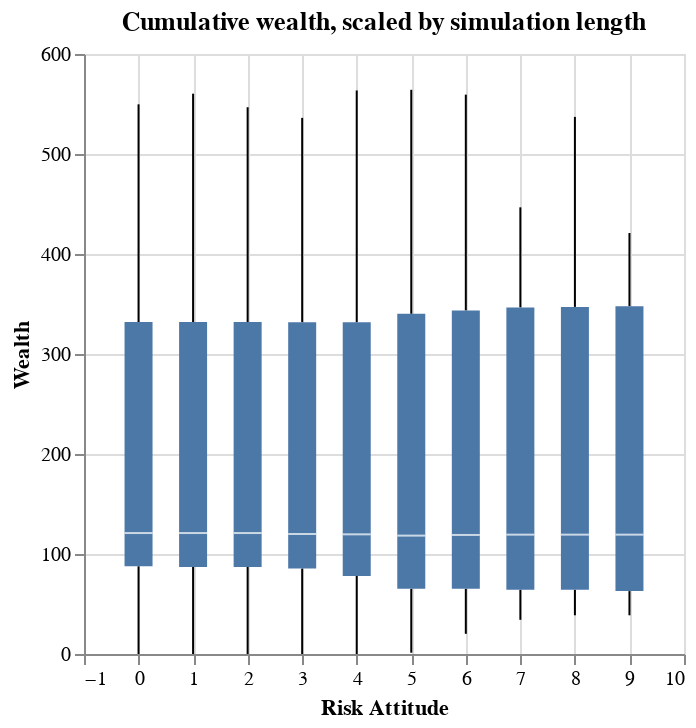

The notebook cell saved with this chart:
### Code cell
alt.Chart(agents_last_round_df).mark_boxplot(extent="min-max").encode(
    x=alt.X("risk_attitude", title="Risk Attitude"),
    y=alt.X("scaled_points", title="Wealth "),
).properties(title="Cumulative wealth, scaled by simulation length")

### Figure 1 — Vega specification as saved in the notebook (floating-point values rounded to 4 significant figures)
{"$schema": "https://vega.github.io/schema/vega/v5.json", "data": [{"name": "source_0"}, {"name": "data_0", "values": [{"lower_box_scaled_points": 87.74, "lower_whisker_scaled_points": 0.0, "mid_box_scaled_points": 121.0, "risk_attitude": 0, "upper_box_scaled_points": 331.9, "upper_whisker_scaled_points": 549.7}, {"lower_box_scaled_points": 65.16, "lower_whisker_scaled_points": 1.29, "mid_box_scaled_points": 118.4, "risk_attitude": 5, "upper_box_scaled_points": 340.2, "upper_whisker_scaled_points": 564.2}, {"lower_box_scaled_points": 64.19, "lower_whisker_scaled_points": 38.71, "mid_box_scaled_points": 119.4, "risk_attitude": 8, "upper_box_scaled_points": 347.1, "upper_whisker_scaled_points": 537.1}, {"lower_box_scaled_points": 65.16, "lower_whisker_scaled_points": 20.17, "mid_box_scaled_points": 119.0, "risk_attitude": 6, "upper_box_scaled_points": 343.5, "upper_whisker_scaled_points": 559.4}, {"lower_box_scaled_points": 87.1, "lower_whisker_scaled_points": 0.0, "mid_box_scaled_points": 121.0, "risk_attitude": 1, "upper_box_scaled_points": 331.9, "upper_whisker_scaled_points": 560.3}, {"lower_box_scaled_points": 87.1, "lower_whisker_scaled_points": 0.0, "mid_box_scaled_points": 121.0, "risk_attitude": 2, "upper_box_scaled_points": 331.9, "upper_whisker_scaled_points": 546.8}, {"lower_box_scaled_points": 64.19, "lower_whisker_scaled_points": 34.19, "mid_box_scaled_points": 119.4, "risk_attitude": 7, "upper_box_scaled_points": 346.6, "upper_whisker_scaled_points": 446.7}, {"lower_box_scaled_points": 78.06, "lower_whisker_scaled_points": 0.0, "mid_box_scaled_points": 119.7, "risk_attitude": 4, "upper_box_scaled_points": 331.8, "upper_whisker_scaled_points": 563.5}, {"lower_box_scaled_points": 85.48, "lower_whisker_scaled_points": 0.0, "mid_box_scaled_points": 120.0, "risk_attitude": 3, "upper_box_scaled_points": 331.7, "upper_whisker_scaled_points": 536.1}, {"lower_box_scaled_points": 62.9, "lower_whisker_scaled_points": 38.71, "mid_box_scaled_points": 119.4, "risk_attitude": 9, "upper_box_scaled_points": 347.7, "upper_whisker_scaled_points": 421.0}]}, {"name": "data_1", "values": [{"lower_box_scaled_points": 87.74, "lower_whisker_scaled_points": 0.0, "mid_box_scaled_points": 121.0, "risk_attitude": 0, "upper_box_scaled_points": 331.9, "upper_whisker_scaled_points": 549.7}, {"lower_box_scaled_points": 65.16, "lower_whisker_scaled_points": 1.29, "mid_box_scaled_points": 118.4, "risk_attitude": 5, "upper_box_scaled_points": 340.2, "upper_whisker_scaled_points": 564.2}, {"lower_box_scaled_points": 64.19, "lower_whisker_scaled_points": 38.71, "mid_box_scaled_points": 119.4, "risk_attitude": 8, "upper_box_scaled_points": 347.1, "upper_whisker_scaled_points": 537.1}, {"lower_box_scaled_points": 65.16, "lower_whisker_scaled_points": 20.17, "mid_box_scaled_points": 119.0, "risk_attitude": 6, "upper_box_scaled_points": 343.5, "upper_whisker_scaled_points": 559.4}, {"lower_box_scaled_points": 87.1, "lower_whisker_scaled_points": 0.0, "mid_box_scaled_points": 121.0, "risk_attitude": 1, "upper_box_scaled_points": 331.9, "upper_whisker_scaled_points": 560.3}, {"lower_box_scaled_points": 87.1, "lower_whisker_scaled_points": 0.0, "mid_box_scaled_points": 121.0, "risk_attitude": 2, "upper_box_scaled_points": 331.9, "upper_whisker_scaled_points": 546.8}, {"lower_box_scaled_points": 64.19, "lower_whisker_scaled_points": 34.19, "mid_box_scaled_points": 119.4, "risk_attitude": 7, "upper_box_scaled_points": 346.6, "upper_whisker_scaled_points": 446.7}, {"lower_box_scaled_points": 78.06, "lower_whisker_scaled_points": 0.0, "mid_box_scaled_points": 119.7, "risk_attitude": 4, "upper_box_scaled_points": 331.8, "upper_whisker_scaled_points": 563.5}, {"lower_box_scaled_points": 85.48, "lower_whisker_scaled_points": 0.0, "mid_box_scaled_points": 120.0, "risk_attitude": 3, "upper_box_scaled_points": 331.7, "upper_whisker_scaled_points": 536.1}, {"lower_box_scaled_points": 62.9, "lower_whisker_scaled_points": 38.71, "mid_box_scaled_points": 119.4, "risk_attitude": 9, "upper_box_scaled_points": 347.7, "upper_whisker_scaled_points": 421.0}]}, {"name": "data_2", "values": [{"lower_box_scaled_points": 87.74, "lower_whisker_scaled_points": 0.0, "mid_box_scaled_points": 121.0, "risk_attitude": 0, "upper_box_scaled_points": 331.9, "upper_whisker_scaled_points": 549.7}, {"lower_box_scaled_points": 65.16, "lower_whisker_scaled_points": 1.29, "mid_box_scaled_points": 118.4, "risk_attitude": 5, "upper_box_scaled_points": 340.2, "upper_whisker_scaled_points": 564.2}, {"lower_box_scaled_points": 64.19, "lower_whisker_scaled_points": 38.71, "mid_box_scaled_points": 119.4, "risk_attitude": 8, "upper_box_scaled_points": 347.1, "upper_whisker_scaled_points": 537.1}, {"lower_box_scaled_points": 65.16, "lower_whisker_scaled_points": 20.17, "mid_box_scaled_points": 119.0, "risk_attitude": 6, "upper_box_scaled_points": 343.5, "upper_whisker_scaled_points": 559.4}, {"lower_box_scaled_points": 87.1, "lower_whisker_scaled_points": 0.0, "mid_box_scaled_points": 121.0, "risk_attitude": 1, "upper_box_scaled_points": 331.9, "upper_whisker_scaled_points": 560.3}, {"lower_box_scaled_points": 87.1, "lower_whisker_scaled_points": 0.0, "mid_box_scaled_points": 121.0, "risk_attitude": 2, "upper_box_scaled_points": 331.9, "upper_whisker_scaled_points": 546.8}, {"lower_box_scaled_points": 64.19, "lower_whisker_scaled_points": 34.19, "mid_box_scaled_points": 119.4, "risk_attitude": 7, "upper_box_scaled_points": 346.6, "upper_whisker_scaled_points": 446.7}, {"lower_box_scaled_points": 78.06, "lower_whisker_scaled_points": 0.0, "mid_box_scaled_points": 119.7, "risk_attitude": 4, "upper_box_scaled_points": 331.8, "upper_whisker_scaled_points": 563.5}, {"lower_box_scaled_points": 85.48, "lower_whisker_scaled_points": 0.0, "mid_box_scaled_points": 120.0, "risk_attitude": 3, "upper_box_scaled_points": 331.7, "upper_whisker_scaled_points": 536.1}, {"lower_box_scaled_points": 62.9, "lower_whisker_scaled_points": 38.71, "mid_box_scaled_points": 119.4, "risk_attitude": 9, "upper_box_scaled_points": 347.7, "upper_whisker_scaled_points": 421.0}]}, {"name": "data_3", "values": [{"lower_box_scaled_points": 87.74, "lower_whisker_scaled_points": 0.0, "mid_box_scaled_points": 121.0, "risk_attitude": 0, "upper_box_scaled_points": 331.9, "upper_whisker_scaled_points": 549.7}, {"lower_box_scaled_points": 65.16, "lower_whisker_scaled_points": 1.29, "mid_box_scaled_points": 118.4, "risk_attitude": 5, "upper_box_scaled_points": 340.2, "upper_whisker_scaled_points": 564.2}, {"lower_box_scaled_points": 64.19, "lower_whisker_scaled_points": 38.71, "mid_box_scaled_points": 119.4, "risk_attitude": 8, "upper_box_scaled_points": 347.1, "upper_whisker_scaled_points": 537.1}, {"lower_box_scaled_points": 65.16, "lower_whisker_scaled_points": 20.17, "mid_box_scaled_points": 119.0, "risk_attitude": 6, "upper_box_scaled_points": 343.5, "upper_whisker_scaled_points": 559.4}, {"lower_box_scaled_points": 87.1, "lower_whisker_scaled_points": 0.0, "mid_box_scaled_points": 121.0, "risk_attitude": 1, "upper_box_scaled_points": 331.9, "upper_whisker_scaled_points": 560.3}, {"lower_box_scaled_points": 87.1, "lower_whisker_scaled_points": 0.0, "mid_box_scaled_points": 121.0, "risk_attitude": 2, "upper_box_scaled_points": 331.9, "upper_whisker_scaled_points": 546.8}, {"lower_box_scaled_points": 64.19, "lower_whisker_scaled_points": 34.19, "mid_box_scaled_points": 119.4, "risk_attitude": 7, "upper_box_scaled_points": 346.6, "upper_whisker_scaled_points": 446.7}, {"lower_box_scaled_points": 78.06, "lower_whisker_scaled_points": 0.0, "mid_box_scaled_points": 119.7, "risk_attitude": 4, "upper_box_scaled_points": 331.8, "upper_whisker_scaled_points": 563.5}, {"lower_box_scaled_points": 85.48, "lower_whisker_scaled_points": 0.0, "mid_box_scaled_points": 120.0, "risk_attitude": 3, "upper_box_scaled_points": 331.7, "upper_whisker_scaled_points": 536.1}, {"lower_box_scaled_points": 62.9, "lower_whisker_scaled_points": 38.71, "mid_box_scaled_points": 119.4, "risk_attitude": 9, "upper_box_scaled_points": 347.7, "upper_whisker_scaled_points": 421.0}]}], "marks": [{"type": "rule", "name": "layer_0_marks", "from": {"data": "data_0"}, "encode": {"update": {"stroke": {"value": "black"}, "tooltip": {"signal": "{\"Max of Wealth \": format(datum[\"upper_whisker_scaled_points\"], \"\"), \"Q3 of Wealth \": format(datum[\"upper_box_scaled_points\"], \"\"), \"Median of Wealth \": format(datum[\"mid_box_scaled_points\"], \"\"), \"Q1 of Wealth \": format(datum[\"lower_box_scaled_points\"], \"\"), \"Min of Wealth \": format(datum[\"lower_whisker_scaled_points\"], \"\"), \"Risk Attitude\": format(datum[\"risk_attitude\"], \"\")}"}, "x": {"field": "risk_attitude", "scale": "x"}, "y": {"field": "lower_whisker_scaled_points", "scale": "y"}, "y2": {"field": "lower_box_scaled_points", "scale": "y"}}}, "style": ["rule", "boxplot-rule"], "aria": false}, {"type": "rule", "name": "layer_1_marks", "from": {"data": "data_1"}, "encode": {"update": {"y2": {"field": "upper_whisker_scaled_points", "scale": "y"}, "x": {"field": "risk_attitude", "scale": "x"}, "stroke": {"value": "black"}, "tooltip": {"signal": "{\"Max of Wealth \": format(datum[\"upper_whisker_scaled_points\"], \"\"), \"Q3 of Wealth \": format(datum[\"upper_box_scaled_points\"], \"\"), \"Median of Wealth \": format(datum[\"mid_box_scaled_points\"], \"\"), \"Q1 of Wealth \": format(datum[\"lower_box_scaled_points\"], \"\"), \"Min of Wealth \": format(datum[\"lower_whisker_scaled_points\"], \"\"), \"Risk Attitude\": format(datum[\"risk_attitude\"], \"\")}"}, "y": {"field": "upper_box_scaled_points", "scale": "y"}}}, "style": ["rule", "boxplot-rule"], "aria": false}, {"type": "rect", "name": "layer_2_marks", "from": {"data": "data_2"}, "encode": {"update": {"y2": {"field": "upper_box_scaled_points", "scale": "y"}, "fill": {"value": "#4c78a8"}, "tooltip": {"signal": "{\"Max of Wealth \": format(datum[\"upper_whisker_scaled_points\"], \"\"), \"Q3 of Wealth \": format(datum[\"upper_box_scaled_points\"], \"\"), \"Median of Wealth \": format(datum[\"mid_box_scaled_points\"], \"\"), \"Q1 of Wealth \": format(datum[\"lower_box_scaled_points\"], \"\"), \"Min of Wealth \": format(datum[\"lower_whisker_scaled_points\"], \"\"), \"Risk Attitude\": format(datum[\"risk_attitude\"], \"\")}"}, "width": {"value": 14}, "y": {"field": "lower_box_scaled_points", "scale": "y"}, "xc": {"field": "risk_attitude", "scale": "x"}}}, "style": ["bar", "boxplot-box"]}, {"type": "rect", "name": "layer_3_marks", "from": {"data": "data_3"}, "encode": {"update": {"xc": {"field": "risk_attitude", "scale": "x"}, "yc": {"field": "mid_box_scaled_points", "scale": "y"}, "opacity": {"value": 0.7}, "height": {"value": 1}, "width": {"value": 14}, "fill": [{"value": "#4c78a8", "test": "datum['lower_box_scaled_points'] >= datum['upper_box_scaled_points']"}, {"value": "white"}], "tooltip": {"signal": "{\"Max of Wealth \": format(datum[\"upper_whisker_scaled_points\"], \"\"), \"Q3 of Wealth \": format(datum[\"upper_box_scaled_points\"], \"\"), \"Median of Wealth \": format(datum[\"mid_box_scaled_points\"], \"\"), \"Q1 of Wealth \": format(datum[\"lower_box_scaled_points\"], \"\"), \"Min of Wealth \": format(datum[\"lower_whisker_scaled_points\"], \"\"), \"Risk Attitude\": format(datum[\"risk_attitude\"], \"\")}"}}}, "style": ["tick", "boxplot-median"], "aria": false}], "scales": [{"name": "x", "type": "linear", "domain": {"fields": [{"data": "data_0", "field": "risk_attitude"}, {"data": "data_1", "field": "risk_attitude"}, {"data": "data_2", "field": "risk_attitude"}, {"data": "data_3", "field": "risk_attitude"}]}, "range": [0, {"signal": "width"}], "padding": 5, "nice": true, "zero": true}, {"name": "y", "type": "linear", "domain": {"fields": [{"data": "data_0", "field": "lower_whisker_scaled_points"}, {"data": "data_0", "field": "lower_box_scaled_points"}, {"data": "data_1", "field": "upper_box_scaled_points"}, {"data": "data_1", "field": "upper_whisker_scaled_points"}, {"data": "data_2", "field": "lower_box_scaled_points"}, {"data": "data_2", "field": "upper_box_scaled_points"}, {"data": "data_3", "field": "mid_box_scaled_points"}]}, "range": [{"signal": "height"}, 0], "nice": true, "zero": true}], "axes": [{"scale": "x", "maxExtent": 0, "gridScale": "y", "orient": "bottom", "labels": false, "aria": false, "zindex": 0, "tickCount": {"signal": "ceil(width/40)"}, "ticks": false, "grid": true, "domain": false, "minExtent": 0}, {"scale": "y", "grid": true, "minExtent": 0, "labels": false, "zindex": 0, "ticks": false, "tickCount": {"signal": "ceil(height/40)"}, "gridScale": "x", "maxExtent": 0, "orient": "left", "aria": false, "domain": false}, {"scale": "x", "zindex": 0, "tickCount": {"signal": "ceil(width/40)"}, "labelFlush": true, "title": "Risk Attitude", "orient": "bottom", "grid": false, "labelOverlap": true}, {"scale": "y", "grid": false, "labelOverlap": true, "tickCount": {"signal": "ceil(height/40)"}, "zindex": 0, "orient": "left", "title": "Wealth "}], "title": {"text": "Cumulative wealth, scaled by simulation length", "frame": "group"}, "background": "white", "padding": 5, "width": 300, "height": 300, "style": "cell"}
